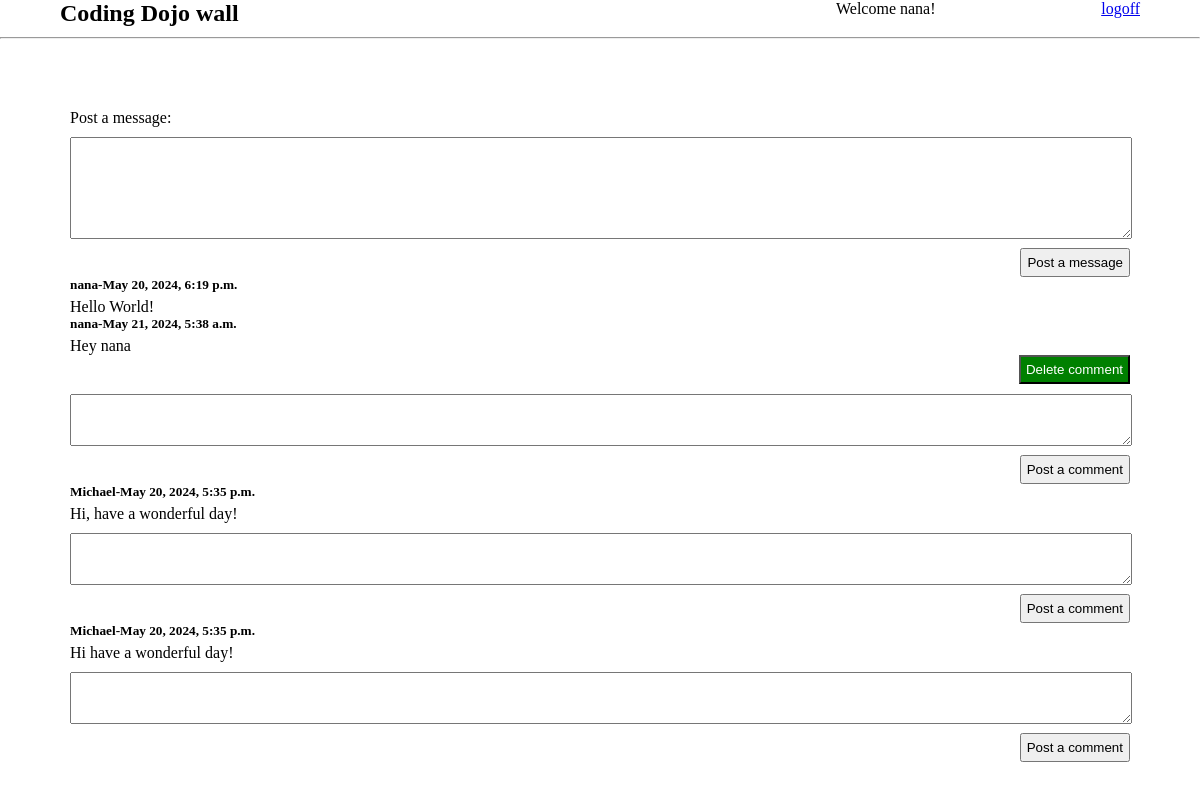
The app's page /wall (signed in) with its own data.
### wall_app/models.py (models this page shows)
class User(models.Model):
    first_name=models.CharField(max_length=45)
    last_name=models.CharField(max_length=45)
    email=models.CharField(max_length=45)
    password=models.CharField(max_length=23)
    created_at=models.DateTimeField(auto_now_add=True)
    updated_at=models.DateTimeField(auto_now=True)
    objects=UserManager()

class Message(models.Model):
    users=models.ForeignKey(User, related_name="messages", on_delete=models.CASCADE)
    message=models.TextField()
    time=models.TimeField(auto_now_add=True)
    created_at=models.DateTimeField(auto_now_add=True)
    updated_at=models.DateTimeField(auto_now=True)

class Comment(models.Model):
    users=models.ForeignKey(User, related_name="comments", on_delete=models.CASCADE)
    messages=models.ForeignKey(Message,related_name="comments",on_delete=models.CASCADE)
    comment=models.TextField()
    time=models.TimeField(auto_now_add=True)
    created_at=models.DateTimeField(auto_now_add=True)
    updated_at=models.DateTimeField(auto_now=True)

### wall_app/views.py (the view)
# urls.py: path('wall',views.success),
def success(request):
    if "userid" not in request.session:
        return redirect("/")
    data=   { "user":User.objects.get(id=request.session['userid']),
            "message":Message.objects.all().order_by("-created_at"),
    }
    return render(request,'success.html',data)

### wall_app/templates/success.html (shortened to what this page needs)
<!DOCTYPE html>
<lang="en">
<head>
    {%load static%}
    <link rel="stylesheet" href="{% static 'style2.css' %}">
</head>
<body>
    <div class="header">
        <h2>Coding Dojo wall</h2>
        <div class="headersec">
            <p>Welcome {{user.first_name}}!</p>
            <a href='/delete'>logoff</a>
        </div>
    </div>
    <hr>
    <div class="container">
        <p>Post a message:</p>
        <form action="/message/{{user.id}}" method="post">
            <textarea name="message" ></textarea>
            <input type="submit" value="Post a message">
        </form>
        {%for message in message%}
            <h5>{{message.users.first_name}}-{{message.created_at}}</h5>
            <p>{{message.message}}</p>
            {%for comment in message.comments.all%}
                <h5>{{comment.users.first_name}}-{{comment.created_at}}</h5>
                <p>{{comment.comment}}</p>
                <button><a href="/delete/{{comment.id}}">Delete comment</a></button>
            {%endfor%}
            <form action="/comment/{{user.id}}/{{message.id}}" method="post">
                <textarea name="comment" class="comment"></textarea>
                <input type="submit" value="Post a comment">
            </form>
        {%endfor%}
    </div>
</body>
</html>

### wall_app/static/style2.css (style rules this page uses)
* { margin:0; padding:0; }
.header { display: flex; justify-content: space-between; width: 90%; margin: auto; }
.header h2 { width: 70%; }
.headersec { width: 30%; display: flex; justify-content: space-between; }
.headersec p { margin-left: 20px; }
hr { margin-top: 10px; }
.container { padding:70px; }
textarea { margin-top: 10px; width: 100%; height: 100px; }
input[type=submit] { margin-top: 5px; padding: 5px; margin-left:auto; display: block; }
h5 { margin-bottom: 5px; }
.comment { height: 50px; }
button { padding: 5px; background-color: green; margin-left: auto; display: block; }
button a { text-decoration: none; color: white; }

### records on screen
User: first_name "nana"
Message: users.first_name "nana", created_at "May 20, 2024, 6:19 p.m.", message "Hello World!"
Comment: users.first_name "nana", created_at "May 21, 2024, 5:38 a.m.", comment "Hey nana"
Message: users.first_name "Michael", created_at "May 20, 2024, 5:35 p.m.", message "Hi, have a wonderful day!"
Message: users.first_name "Michael", created_at "May 20, 2024, 5:35 p.m.", message "Hi have a wonderful day!"
